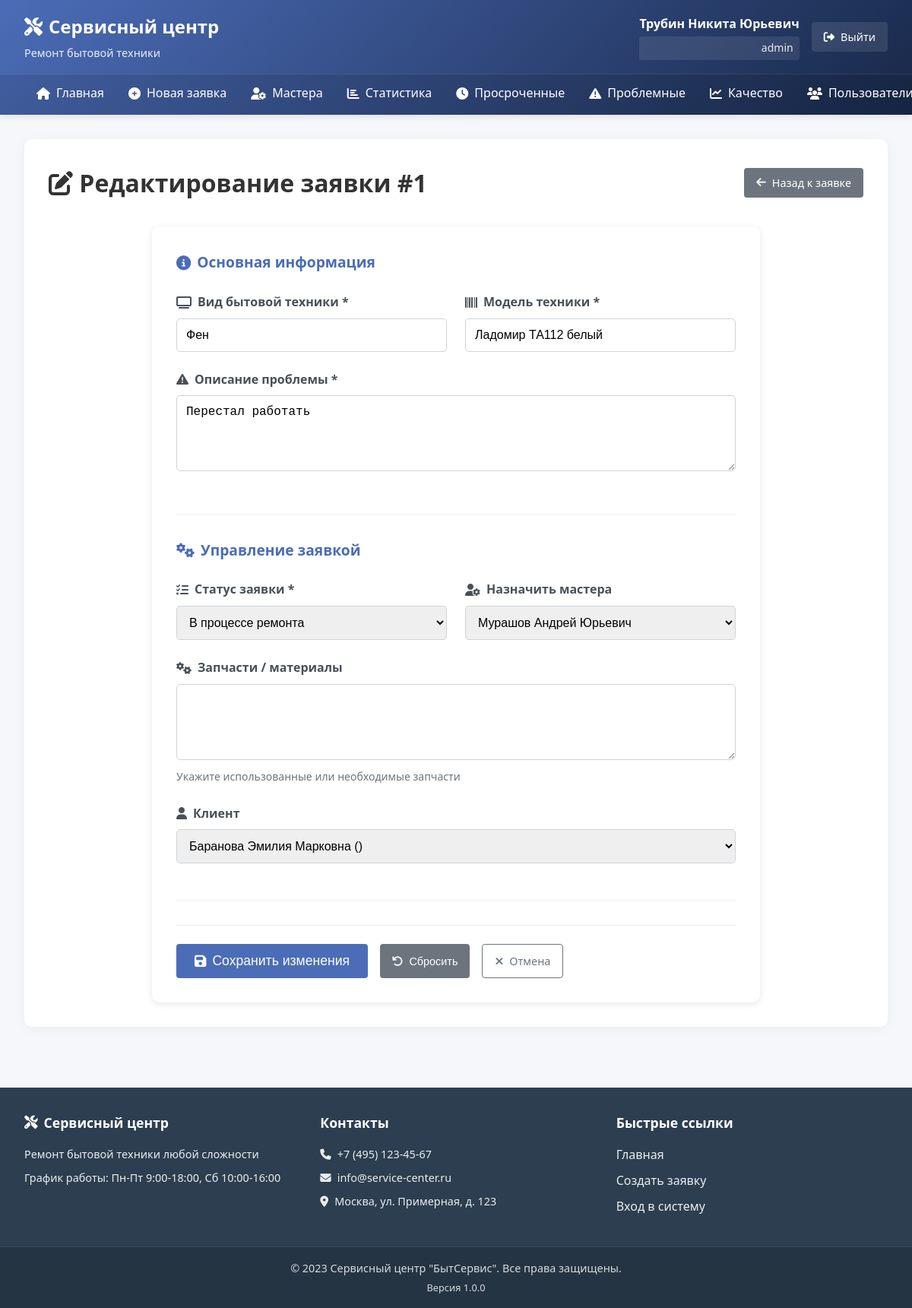
The page /request/1/edit (signed in) on the database its author committed.
### tables this page shows
CREATE TABLE users (
    id INTEGER PRIMARY KEY AUTOINCREMENT,
    fio TEXT NOT NULL,
    phone TEXT NOT NULL,
    login TEXT UNIQUE NOT NULL,
    password_hash TEXT NOT NULL,
    type TEXT NOT NULL CHECK(type IN ('Заказчик', 'Мастер', 'Оператор', 'Менеджер', 'admin', 'Менеджер по качеству'))
);

CREATE TABLE repair_requests (
    id INTEGER PRIMARY KEY AUTOINCREMENT,
    start_date DATE NOT NULL DEFAULT (CURRENT_DATE),
    home_tech_type TEXT NOT NULL,
    home_tech_model TEXT NOT NULL,
    problem_description TEXT NOT NULL,
    request_status TEXT NOT NULL DEFAULT 'Новая заявка' 
        CHECK(request_status IN ('Новая заявка', 'В процессе ремонта', 'Ожидание запчастей', 'Готова к выдаче')),
    completion_date DATE,
    repair_parts TEXT,
    master_id INTEGER,
    client_id INTEGER NOT NULL,
    created_at TIMESTAMP DEFAULT CURRENT_TIMESTAMP,
    updated_at TIMESTAMP DEFAULT CURRENT_TIMESTAMP,
    FOREIGN KEY (master_id) REFERENCES users (id) ON DELETE SET NULL,
    FOREIGN KEY (client_id) REFERENCES users (id) ON DELETE CASCADE
);

### app.py (the view, shortened to what this page needs)
@app.route('/request/<int:request_id>/edit', methods=('GET', 'POST'))
@login_required
@role_required('Оператор', 'admin', 'Менеджер')
def edit_request(request_id):
    request_data = query_db('''
        SELECT r.*, uc.fio as client_fio
        FROM repair_requests r
        LEFT JOIN users uc ON r.client_id = uc.id
        WHERE r.id = ?
    ''', (request_id,), one=True)
    if request_data is None:
        flash('Заявка не найдена.', 'danger')
        return redirect(url_for('index'))
    masters = query_db('''
        SELECT id, fio FROM users
        WHERE type IN ('Мастер', 'admin')
        ORDER BY fio
    ''')
    clients = query_db('SELECT id, fio FROM users WHERE type = "Заказчик" ORDER BY fio')
    return render_template('request_edit.html',
                         request=request_data,
                         masters=masters,
                         clients=clients)

### templates/request_edit.html (shortened to what this page needs)
{% extends "layout.html" %}
{% block content %}
<div class="page-header">
    <h1><i class="fas fa-edit"></i> Редактирование заявки #{{ request.id }}</h1>
    <a href="{{ url_for('request_detail', request_id=request.id) }}" class="btn btn-secondary">
        <i class="fas fa-arrow-left"></i> Назад к заявке
    </a>
</div>
<div class="form-container">
    <form method="POST" class="request-form">
        <div class="form-section">
            <h3><i class="fas fa-info-circle"></i> Основная информация</h3>
            <div class="form-row">
                <div class="form-group">
                    <label for="home_tech_type">
                        <i class="fas fa-tv"></i> Вид бытовой техники *
                    </label>
                    <input type="text"
                           id="home_tech_type"
                           name="home_tech_type"
                           value="{{ request.home_tech_type }}"
                           required>
                </div>
                <div class="form-group">
                    <label for="home_tech_model">
                        <i class="fas fa-barcode"></i> Модель техники *
                    </label>
                    <input type="text"
                           id="home_tech_model"
                           name="home_tech_model"
                           value="{{ request.home_tech_model }}"
                           required>
                </div>
            </div>
            <div class="form-group">
                <label for="problem_description">
                    <i class="fas fa-exclamation-triangle"></i> Описание проблемы *
                </label>
                <textarea id="problem_description"
                          name="problem_description"
                          rows="4"
                          required>{{ request.problem_description }}</textarea>
            </div>
        </div>
        <div class="form-section">
            <h3><i class="fas fa-cogs"></i> Управление заявкой</h3>
            <div class="form-row">
                <div class="form-group">
                    <label for="request_status">
                        <i class="fas fa-tasks"></i> Статус заявки *
                    </label>
                    <select id="request_status" name="request_status" required>
                        <option value="В процессе ремонта" {% if request.request_status == 'В процессе ремонта' %}selected{% endif %}>
                            В процессе ремонта
                        </option>
                    </select>
                </div>
                <div class="form-group">
                    <label for="master_id">
                        <i class="fas fa-user-cog"></i> Назначить мастера
                    </label>
                    <select id="master_id" name="master_id">
                        {% for master in masters %}
                        <option value="{{ master.id }}"
                                {% if request.master_id == master.id %}selected{% endif %}>
                            {{ master.fio }}
                        </option>
                        {% endfor %}
                    </select>
                </div>
            </div>
            <div class="form-group">
                <label for="repair_parts">
                    <i class="fas fa-cogs"></i> Запчасти / материалы
                </label>
                <textarea id="repair_parts"
                          name="repair_parts"
                          rows="2">{{ request.repair_parts or '' }}</textarea>
                <small class="form-text">Укажите использованные или необходимые запчасти</small>
            </div>
            {% if g.user.type in ['Оператор', 'admin', 'Менеджер'] %}
            <div class="form-group">
                <label for="client_id">
                    <i class="fas fa-user"></i> Клиент
                </label>
                <select id="client_id" name="client_id" required>
                    {% for client in clients %}
                    <option value="{{ client.id }}"
                            {% if request.client_id == client.id %}selected{% endif %}>
                        {{ client.fio }} ({{ client.phone }})
                    </option>
                    {% endfor %}
                </select>
            </div>
            {% endif %}
        </div>
        <div class="form-actions">
            <button type="submit" class="btn btn-primary btn-lg">
                <i class="fas fa-save"></i> Сохранить изменения
            </button>
            <button type="reset" class="btn btn-secondary">
                <i class="fas fa-undo"></i> Сбросить
            </button>
            <a href="{{ url_for('request_detail', request_id=request.id) }}" class="btn btn-outline">
                <i class="fas fa-times"></i> Отмена
            </a>
        </div>
    </form>
</div>
{% endblock %}

### templates/layout.html (shortened to what this page needs)
<!DOCTYPE html>
<html lang="ru">
<head>
    <link rel="stylesheet" href="{{ url_for('static', filename='style.css') }}">
    <link rel="stylesheet" href="https://cdnjs.cloudflare.com/ajax/libs/font-awesome/6.4.0/css/all.min.css">
</head>
<body>
    <header>
        <div class="header-container">
            <div class="logo">
                <h1><i class="fas fa-tools"></i> Сервисный центр</h1>
                <p class="tagline">Ремонт бытовой техники</p>
            </div>
            <div class="user-info">
                {% if g.user %}
                <div class="user-details">
                    <span class="user-name">{{ g.user.fio }}</span>
                    <span class="user-role">{{ g.user.type }}</span>
                </div>
                <a href="{{ url_for('logout') }}" class="btn btn-logout" title="Выйти">
                    <i class="fas fa-sign-out-alt"></i> Выйти
                </a>
                {% endif %}
            </div>
        </div>
        <nav>
            <ul class="nav-menu">
                <li><a href="{{ url_for('index') }}" class="{% if request.endpoint == 'index' %}active{% endif %}">
                    <i class="fas fa-home"></i> Главная
                </a></li>
                {% if g.user %}
                    {% if g.user.type in ['Заказчик', 'Оператор', 'admin', 'Менеджер'] %}
                    <li><a href="{{ url_for('create_request') }}" class="{% if request.endpoint == 'create_request' %}active{% endif %}">
                        <i class="fas fa-plus-circle"></i> Новая заявка
                    </a></li>
                    {% endif %}
                    {% if g.user.type in ['Оператор', 'admin', 'Менеджер'] %}
                    <li><a href="{{ url_for('masters') }}" class="{% if request.endpoint == 'masters' %}active{% endif %}">
                        <i class="fas fa-user-cog"></i> Мастера
                    </a></li>
                    {% endif %}
                    {% if g.user.type in ['Оператор', 'admin', 'Менеджер', 'Менеджер по качеству'] %}
                    <li><a href="{{ url_for('stats') }}" class="{% if request.endpoint == 'stats' %}active{% endif %}">
                        <i class="fas fa-chart-bar"></i> Статистика
                    </a></li>
                    {% endif %}
                    {% if g.user.type in ['Менеджер по качеству', 'admin', 'Менеджер'] %}
                    <li><a href="{{ url_for('overdue_requests') }}" class="{% if request.endpoint == 'overdue_requests' %}active{% endif %}">
                        <i class="fas fa-clock"></i> Просроченные
                    </a></li>
                    <li><a href="{{ url_for('problem_requests') }}" class="{% if request.endpoint == 'problem_requests' %}active{% endif %}">
                        <i class="fas fa-exclamation-triangle"></i> Проблемные
                    </a></li>
                    <li><a href="{{ url_for('quality_stats') }}" class="{% if request.endpoint == 'quality_stats' %}active{% endif %}">
                        <i class="fas fa-chart-line"></i> Качество
                    </a></li>
                    {% endif %}
                    {% if g.user.type in ['Оператор', 'admin', 'Менеджер'] %}
                    <li><a href="{{ url_for('users') }}" class="{% if request.endpoint == 'users' %}active{% endif %}">
                        <i class="fas fa-users"></i> Пользователи
                    </a></li>
                    {% endif %}
                {% endif %}
            </ul>
        </nav>
    </header>
    <main>
        <div class="content">
            {% block content %}{% endblock %}
        </div>
    </main>
    <footer>
        <div class="footer-content">
            <div class="footer-section">
                <h3><i class="fas fa-tools"></i> Сервисный центр</h3>
                <p>Ремонт бытовой техники любой сложности</p>
                <p>График работы: Пн-Пт 9:00-18:00, Сб 10:00-16:00</p>
            </div>
            <div class="footer-section">
                <h3>Контакты</h3>
                <p><i class="fas fa-phone"></i> +7 (495) 123-45-67</p>
                <p><i class="fas fa-envelope"></i> info@service-center.ru</p>
                <p><i class="fas fa-map-marker-alt"></i> Москва, ул. Примерная, д. 123</p>
            </div>
            <div class="footer-section">
                <h3>Быстрые ссылки</h3>
                <ul>
                    <li><a href="{{ url_for('index') }}">Главная</a></li>
                    {% if g.user %}
                    <li><a href="{{ url_for('create_request') }}">Создать заявку</a></li>
                    {% endif %}
                    <li><a href="{{ url_for('login') }}">Вход в систему</a></li>
                </ul>
            </div>
        </div>
        <div class="footer-bottom">
            <p>&copy; 2023 Сервисный центр "БытСервис". Все права защищены.</p>
            <p class="version">Версия 1.0.0</p>
        </div>
    </footer>
</body>
</html>

### rows shown on the page
users: user.fio "Трубин Никита Юрьевич", user.type "admin"
repair_requests: id "1", home_tech_type "Фен", home_tech_model "Ладомир ТА112 белый", problem_description "Перестал работать", request_status "В процессе ремонта", master_id "Мурашов Андрей Юрьевич", client_id "Баранова Эмилия Марковна ()"
